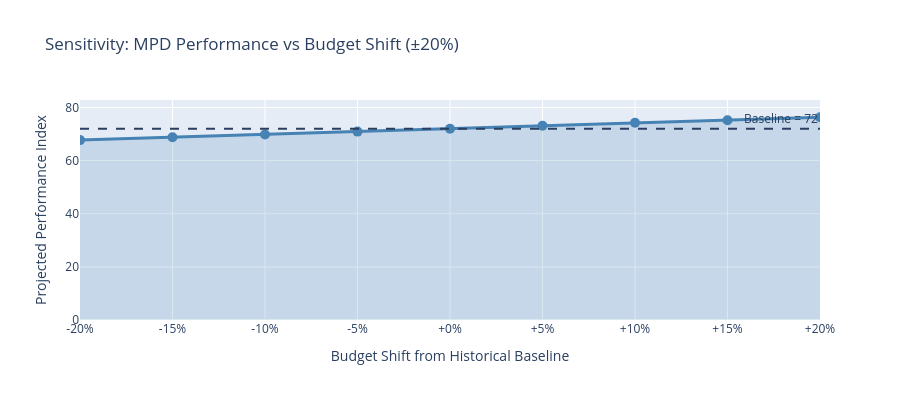

Notebook source saved alongside this figure:
### Markdown cell above
## Chart 4: Sensitivity Analysis — MPD Budget ±10%
Source: Scenario engine — Shows nonlinear sensitivity of performance to budget shifts for Metropolitan Police Department

### Code cell
agency = 'Metropolitan Police Department'
base_share = HISTORICAL_SHARES[agency]
base_perf = agencies[agencies['agency_name']==agency]['value'].values[0]

sens = []
for pct in np.linspace(-0.20, 0.20, 9):
    new_share = base_share * (1 + pct)
    change = (new_share - base_share) / base_share
    new_perf = base_perf * (1 + 0.3 * change)
    sens.append({'Shift': f"{pct*100:+.0f}%", 'Share': new_share, 'Performance': round(min(100, new_perf), 1)})

sens_df = pd.DataFrame(sens)

fig = go.Figure()
fig.add_trace(go.Scatter(
    x=sens_df['Shift'], y=sens_df['Performance'],
    mode='lines+markers',
    line=dict(color='steelblue', width=3),
    marker=dict(size=10),
    fill='tozeroy',
    fillcolor='rgba(70,130,180,0.2)'
))
fig.add_hline(y=base_perf, line_dash='dash', annotation_text=f'Baseline = {base_perf}')
fig.update_layout(
    title='Sensitivity: MPD Performance vs Budget Shift (±20%)',
    xaxis_title='Budget Shift from Historical Baseline',
    yaxis_title='Projected Performance Index',
    height=400
)
fig.write_image(str(BASE / 'figures/17_sensitivity_mpd.png'), scale=2)
fig.show()

### Figure 1 — Plotly figure (JSON) as saved in the notebook; plotly's stock layout.template omitted (floating-point values rounded to 4 significant figures)
{"data": [{"fill": "tozeroy", "fillcolor": "rgba(70,130,180,0.2)", "line": {"color": "steelblue", "width": 3}, "marker": {"size": 10}, "mode": "lines+markers", "type": "scatter", "x": ["-20%", "-15%", "-10%", "-5%", "+0%", "+5%", "+10%", "+15%", "+20%"], "y": [67.7, 68.8, 69.8, 70.9, 72.0, 73.1, 74.2, 75.2, 76.3]}], "layout": {"annotations": [{"showarrow": false, "text": "Baseline = 72", "x": 1, "xanchor": "right", "xref": "x domain", "y": 72, "yanchor": "bottom", "yref": "y"}], "height": 400, "shapes": [{"line": {"dash": "dash"}, "type": "line", "x0": 0, "x1": 1, "xref": "x domain", "y0": 72, "y1": 72, "yref": "y"}], "title": {"text": "Sensitivity: MPD Performance vs Budget Shift (±20%)"}, "xaxis": {"title": {"text": "Budget Shift from Historical Baseline"}}, "yaxis": {"title": {"text": "Projected Performance Index"}}}}
